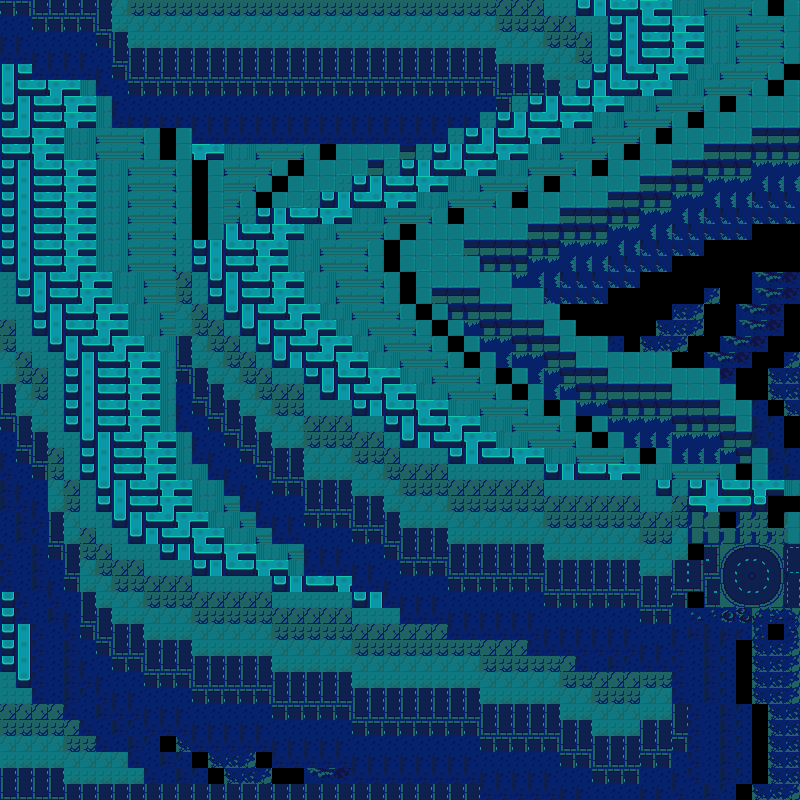

Rendered tile map (Tiled .tmx) drawn with the repository's tilesets; below, a short description and the map source with its tile grids summarised:
An orthogonal 50x50 tile map with 16x16 px tiles, 2 tile layers (Tile Layer 2, Tile Layer 3).

<map version="1.10" tiledversion="1.11.0" orientation="orthogonal" renderorder="right-down" width="50" height="50" tilewidth="16" tileheight="16" infinite="0" nextlayerid="4" nextobjectid="1">
 <tileset firstgid="1" name="tileset_testing" tilewidth="16" tileheight="16" tilecount="256" columns="16">
  <image source="tileset_testing.png" width="256" height="256" />
 </tileset>
 <layer id="2" name="Tile Layer 2" width="50" height="50">
  <data>[2500 cells, 0 non-empty, 0 distinct tile ids]</data>
 </layer>
 <layer id="3" name="Tile Layer 3" width="50" height="50">
  <data>[2500 cells, 2500 non-empty, 111 distinct tile ids]</data>
 </layer>
</map>
